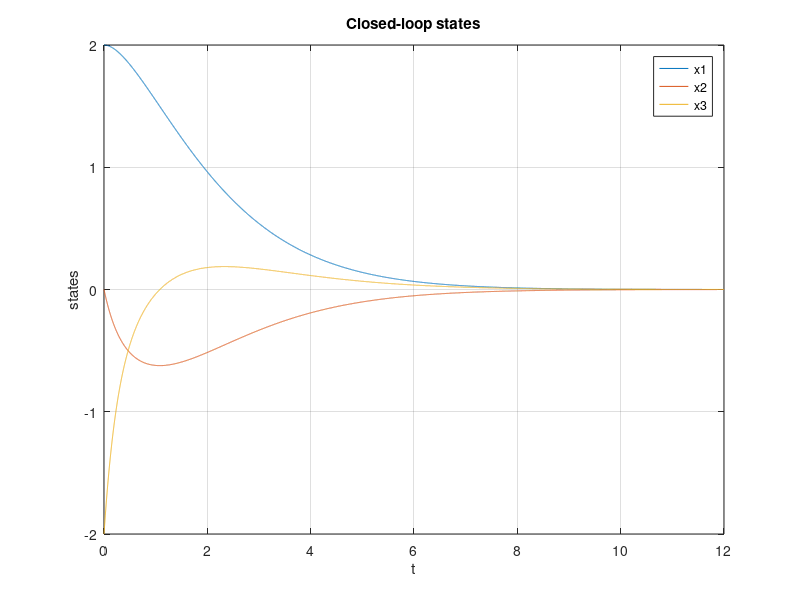
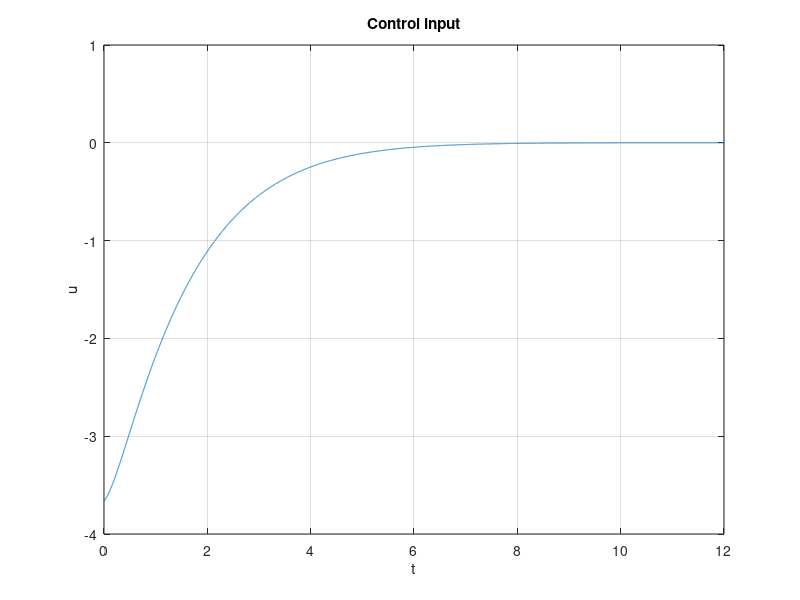

MATLAB code for these plots, in order: (Note: this script raises an error after producing the figures.)
% problem 2/b/i
A = [0 1 0; 0 0 1; 0 -4 -5];
B = [0;0;1];
Q = [8 6 0; 6 6 0; 0 0 4];
R = 1;
x0 = [2;0;-2];


eigA = eig(A)                  
[K,S,~] = lqr(A,B,Q,R);        
Acl = A - B*K;
eigAcl = eig(Acl)              

sysCL = ss(Acl, zeros(3,1), eye(3), zeros(3,1));
t = linspace(0,12,12001);     
[y,~,~] = lsim(sysCL, zeros(numel(t),1), t, x0);  
x = y;
u = -K*x.'; u = u.';           

figure; plot(t, x); grid on; xlabel t; ylabel('states'); legend x1 x2 x3
title('Closed-loop states');
figure; plot(t, u); grid on; xlabel t; ylabel u; title('Control input');

% problem 2/b/ii
thr = 1e-3;
mask = max([abs(x), abs(u)],[],2) < thr;
idx  = find(mask,1,'first');
t_allzero = t(idx);

J = trapz(t(1:idx), sum((x(1:idx,:)*(Q)).*x(1:idx,:),2) + (u(1:idx,:).*u(1:idx,:))*R);

fprintf('t_settle ≈ %.4f s,   energy J ≈ %.6f\n', t_allzero, J);

% problem 2/b/iii
QQ = [1 2 4 10 20];
output1 = [];
for a = QQ
    [K,S] = lqr(A,B,a*Q,R);
    Acl = A - B*K;
    lam = eig(Acl);
    rmax = max(abs(lam)); rmin = min(abs(lam)); con_mtrx = rmax/rmin;
    output1 = [output1; a, rmax, rmin, con_mtrx];
end
disp(array2table(output1, 'VariableNames',{'Q','abs_lambda_max','abs_lambda_min','con_mtrx'}));


% problem 2/b/iv
RR = [1 2 4 10 20];
output2 = [];
for b = RR
    Rb = b*R;                  % R=0.5*b
    [K,S] = lqr(A,B,Q,Rb);
    Acl = A - B*K;
    lam = eig(Acl);
    rmax = max(abs(lam)); rmin = min(abs(lam)); con_mtrx = rmax/rmin;
    output2 = [output2; Rb(1), rmax, rmin, con_mtrx];
end
disp(array2table(output2, 'VariableNames',{'R','abs_lambda_max','abs_lambda_min','con_mtrx'}));

